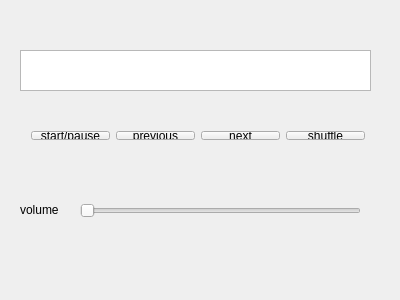
<?xml version="1.0" encoding="UTF-8"?>
<ui version="4.0">
 <class>Widget</class>
 <widget class="QWidget" name="Widget">
  <property name="geometry">
   <rect>
    <x>0</x>
    <y>0</y>
    <width>400</width>
    <height>300</height>
   </rect>
  </property>
  <property name="windowTitle">
   <string>Widget</string>
  </property>
  <widget class="QWidget" name="layoutWidget">
   <property name="geometry">
    <rect>
     <x>20</x>
     <y>120</y>
     <width>356</width>
     <height>31</height>
    </rect>
   </property>
   <layout class="QHBoxLayout" name="horizontalLayout">
    <item>
     <widget class="QPushButton" name="start">
      <property name="text">
       <string>start/pause</string>
      </property>
     </widget>
    </item>
    <item>
     <widget class="QPushButton" name="prev">
      <property name="text">
       <string>previous</string>
      </property>
     </widget>
    </item>
    <item>
     <widget class="QPushButton" name="next">
      <property name="text">
       <string>next</string>
      </property>
     </widget>
    </item>
    <item>
     <widget class="QPushButton" name="shuffle">
      <property name="text">
       <string>shuffle</string>
      </property>
     </widget>
    </item>
   </layout>
  </widget>
  <widget class="QSlider" name="volume_bar">
   <property name="geometry">
    <rect>
     <x>80</x>
     <y>200</y>
     <width>281</width>
     <height>21</height>
    </rect>
   </property>
   <property name="orientation">
    <enum>Qt::Horizontal</enum>
   </property>
  </widget>
  <widget class="QLabel" name="volume_label">
   <property name="geometry">
    <rect>
     <x>20</x>
     <y>190</y>
     <width>42</width>
     <height>39</height>
    </rect>
   </property>
   <property name="text">
    <string>volume</string>
   </property>
  </widget>
  <widget class="QTextBrowser" name="song_label">
   <property name="geometry">
    <rect>
     <x>20</x>
     <y>50</y>
     <width>351</width>
     <height>41</height>
    </rect>
   </property>
  </widget>
 </widget>
 <layoutdefault spacing="6" margin="11"/>
 <resources/>
 <connections/>
</ui>
